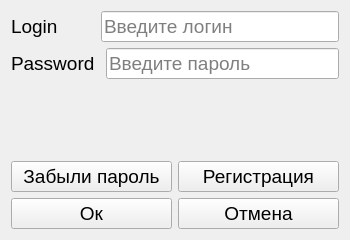
<?xml version="1.0" encoding="UTF-8"?>
<ui version="4.0">
 <class>Form</class>
 <widget class="QWidget" name="Form">
  <property name="geometry">
   <rect>
    <x>0</x>
    <y>0</y>
    <width>350</width>
    <height>240</height>
   </rect>
  </property>
  <property name="minimumSize">
   <size>
    <width>350</width>
    <height>240</height>
   </size>
  </property>
  <property name="maximumSize">
   <size>
    <width>350</width>
    <height>240</height>
   </size>
  </property>
  <property name="windowTitle">
   <string>Form</string>
  </property>
  <layout class="QVBoxLayout" name="verticalLayout">
   <item>
    <layout class="QHBoxLayout" name="horizontalLayout">
     <item>
      <widget class="QLabel" name="label">
       <property name="font">
        <font>
         <pointsize>14</pointsize>
        </font>
       </property>
       <property name="text">
        <string>Login       </string>
       </property>
      </widget>
     </item>
     <item>
      <widget class="QLineEdit" name="lineEditLogin">
       <property name="minimumSize">
        <size>
         <width>100</width>
         <height>0</height>
        </size>
       </property>
       <property name="font">
        <font>
         <pointsize>14</pointsize>
        </font>
       </property>
       <property name="placeholderText">
        <string>Введите логин</string>
       </property>
      </widget>
     </item>
    </layout>
   </item>
   <item>
    <layout class="QHBoxLayout" name="horizontalLayout_2">
     <item>
      <widget class="QLabel" name="label_2">
       <property name="font">
        <font>
         <pointsize>14</pointsize>
        </font>
       </property>
       <property name="text">
        <string>Password </string>
       </property>
      </widget>
     </item>
     <item>
      <widget class="QLineEdit" name="lineEditPassword">
       <property name="minimumSize">
        <size>
         <width>100</width>
         <height>0</height>
        </size>
       </property>
       <property name="font">
        <font>
         <pointsize>14</pointsize>
        </font>
       </property>
       <property name="echoMode">
        <enum>QLineEdit::EchoMode::Password</enum>
       </property>
       <property name="placeholderText">
        <string>Введите пароль</string>
       </property>
      </widget>
     </item>
    </layout>
   </item>
   <item>
    <spacer name="verticalSpacer">
     <property name="orientation">
      <enum>Qt::Orientation::Vertical</enum>
     </property>
     <property name="sizeHint" stdset="0">
      <size>
       <width>20</width>
       <height>40</height>
      </size>
     </property>
    </spacer>
   </item>
   <item>
    <layout class="QHBoxLayout" name="horizontalLayout_3">
     <item>
      <widget class="QPushButton" name="pushButtonForgotPass">
       <property name="minimumSize">
        <size>
         <width>160</width>
         <height>24</height>
        </size>
       </property>
       <property name="font">
        <font>
         <pointsize>14</pointsize>
        </font>
       </property>
       <property name="text">
        <string>Забыли пароль</string>
       </property>
      </widget>
     </item>
     <item>
      <widget class="QPushButton" name="pushButtonRegistration">
       <property name="minimumSize">
        <size>
         <width>160</width>
         <height>24</height>
        </size>
       </property>
       <property name="font">
        <font>
         <pointsize>14</pointsize>
        </font>
       </property>
       <property name="text">
        <string>Регистрация</string>
       </property>
      </widget>
     </item>
    </layout>
   </item>
   <item>
    <layout class="QHBoxLayout" name="horizontalLayout_4">
     <item>
      <widget class="QPushButton" name="pushButtonOk">
       <property name="minimumSize">
        <size>
         <width>160</width>
         <height>24</height>
        </size>
       </property>
       <property name="font">
        <font>
         <pointsize>14</pointsize>
        </font>
       </property>
       <property name="text">
        <string>Ок</string>
       </property>
      </widget>
     </item>
     <item>
      <widget class="QPushButton" name="pushButtonCancel">
       <property name="minimumSize">
        <size>
         <width>160</width>
         <height>24</height>
        </size>
       </property>
       <property name="font">
        <font>
         <pointsize>14</pointsize>
        </font>
       </property>
       <property name="text">
        <string>Отмена</string>
       </property>
      </widget>
     </item>
    </layout>
   </item>
  </layout>
 </widget>
 <resources/>
 <connections/>
</ui>
